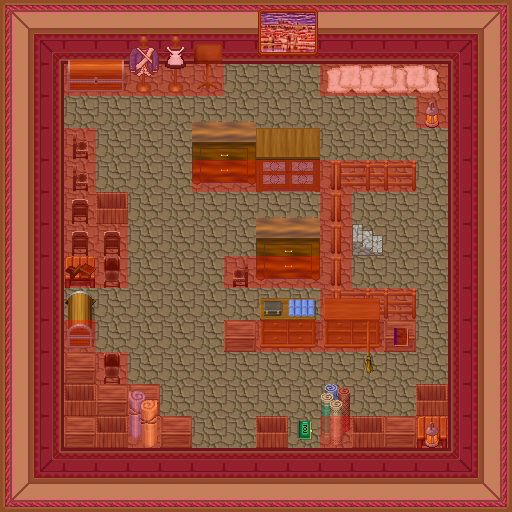

Tiled map render using the project's own tile images. Description and the map definition, with tile-layer contents summarised, below:
An orthogonal 16x16 tile map with 32x32 px tiles, 6 tile layers (0_floor, 1_terrain, 2_object, 3_roof, ...), 1 hidden layer not drawn, 22 tilesets.

<map version="1.0" orientation="orthogonal" renderorder="right-down" width="16" height="16" tilewidth="32" tileheight="32" nextobjectid="1">
 <tileset firstgid="1" name="../../tileset/building/wall/int_green_purple.png" tilewidth="32" tileheight="32" tilecount="28" columns="4">
  <image source="../../tileset/building/wall/int_green_purple.png" width="128" height="224" />
 </tileset>
 <tileset firstgid="29" name="../../tileset/ground/indoor/floor_tiles.png" tilewidth="32" tileheight="32" tilecount="9" columns="3">
  <image source="../../tileset/ground/indoor/floor_tiles.png" width="96" height="96" />
 </tileset>
 <tileset firstgid="38" name="../../tileset/item/chest/chest_2.png" tilewidth="32" tileheight="32" tilecount="6" columns="3">
  <image source="../../tileset/item/chest/chest_2.png" width="96" height="64" />
 </tileset>
 <tileset firstgid="44" name="../../tileset/item/textile/blankets.png" tilewidth="32" tileheight="32" tilecount="12" columns="3">
  <image source="../../tileset/item/textile/blankets.png" width="96" height="128" />
 </tileset>
 <tileset firstgid="56" name="../../tileset/item/pot/wooden_crates.png" tilewidth="32" tileheight="32" tilecount="6" columns="3">
  <image source="../../tileset/item/pot/wooden_crates.png" width="96" height="64" />
 </tileset>
 <tileset firstgid="62" name="../../tileset/item/sacks.png" tilewidth="32" tileheight="32" tilecount="2" columns="2">
  <image source="../../tileset/item/sacks.png" width="64" height="32" />
 </tileset>
 <tileset firstgid="64" name="../../tileset/furniture/light/small_lamp.png" tilewidth="32" tileheight="32" tilecount="4" columns="4">
  <image source="../../tileset/furniture/light/small_lamp.png" width="128" height="32" />
 </tileset>
 <tileset firstgid="68" name="../../tileset/furniture/chair/greenish_grey.png" tilewidth="32" tileheight="32" tilecount="4" columns="2">
  <image source="../../tileset/furniture/chair/greenish_grey.png" width="64" height="64" />
 </tileset>
 <tileset firstgid="72" name="../../tileset/furniture/other/mannequins.png" tilewidth="32" tileheight="32" tilecount="28" columns="7">
  <image source="../../tileset/furniture/other/mannequins.png" width="224" height="128" />
 </tileset>
 <tileset firstgid="100" name="../../tileset/furniture/picture/city_picture.png" tilewidth="32" tileheight="32" tilecount="4" columns="2">
  <image source="../../tileset/furniture/picture/city_picture.png" width="64" height="64" />
 </tileset>
 <tileset firstgid="104" name="../../tileset/furniture/table/square.png" tilewidth="32" tileheight="32" tilecount="1" columns="1">
  <image source="../../tileset/furniture/table/square.png" width="32" height="32" />
 </tileset>
 <tileset firstgid="105" name="../../tileset/building/fence/fence_chunky.png" tilewidth="32" tileheight="32" tilecount="21" columns="3">
  <image source="../../tileset/building/fence/fence_chunky.png" width="96" height="224" />
 </tileset>
 <tileset firstgid="126" name="../../tileset/furniture/kitchen/pie_safe.png" tilewidth="32" tileheight="32" tilecount="4" columns="2">
  <image source="../../tileset/furniture/kitchen/pie_safe.png" width="64" height="64" />
 </tileset>
 <tileset firstgid="130" name="../../tileset/furniture/other/pedestal.png" tilewidth="32" tileheight="32" tilecount="2" columns="1">
  <image source="../../tileset/furniture/other/pedestal.png" width="32" height="64" />
 </tileset>
 <tileset firstgid="132" name="../../tileset/furniture/other/drawer_without_runner.png" tilewidth="32" tileheight="32" tilecount="6" columns="2">
  <image source="../../tileset/furniture/other/drawer_without_runner.png" width="64" height="96" />
 </tileset>
 <tileset firstgid="138" name="../../tileset/furniture/shelve/small_shelf.png" tilewidth="32" tileheight="32" tilecount="8" columns="2">
  <image source="../../tileset/furniture/shelve/small_shelf.png" width="64" height="128" />
 </tileset>
 <tileset firstgid="146" name="../../tileset/item/tools.png" tilewidth="32" tileheight="32" tilecount="9" columns="3">
  <image source="../../tileset/item/tools.png" width="96" height="96" />
 </tileset>
 <tileset firstgid="155" name="../../tileset/item/documents/books2.png" tilewidth="32" tileheight="32" tilecount="4" columns="2">
  <image source="../../tileset/item/documents/books2.png" width="64" height="64" />
 </tileset>
 <tileset firstgid="159" name="../../tileset/logic/collision.png" tilewidth="32" tileheight="32" tilecount="1" columns="1">
  <image source="../../tileset/logic/collision.png" width="32" height="32" />
 </tileset>
 <tileset firstgid="160" name="stairs" tilewidth="32" tileheight="32" tilecount="12" columns="2">
  <image source="../../tileset/building/stairs/stairs.png" width="64" height="192" />
 </tileset>
 <tileset firstgid="172" name="../../tileset/ground/indoor/floors_3.png" tilewidth="32" tileheight="32" tilecount="12" columns="6">
  <image source="../../tileset/ground/indoor/floors_3.png" width="192" height="64" />
 </tileset>
 <tileset firstgid="184" name="protection" tilewidth="32" tileheight="32" tilecount="2" columns="2">
  <image source="../../tileset/logic/protection.png" width="64" height="32" />
 </tileset>
 <layer name="0_floor" width="16" height="16">
  <data>[256 cells, 256 non-empty, 1 distinct tile ids]</data>
 </layer>
 <layer name="1_terrain" width="16" height="16">
  <data>[256 cells, 171 non-empty, 48 distinct tile ids]</data>
 </layer>
 <layer name="2_object" width="16" height="16">
  <data>[256 cells, 15 non-empty, 14 distinct tile ids]</data>
 </layer>
 <layer name="3_roof" width="16" height="16">
  <data>[256 cells, 20 non-empty, 16 distinct tile ids]</data>
 </layer>
 <layer name="objects" width="16" height="16">
  <data>[256 cells, 0 non-empty, 0 distinct tile ids]</data>
 </layer>
 <layer name="collision" width="16" height="16" opacity="0.31">
  <data>[256 cells, 168 non-empty, 1 distinct tile ids]</data>
 </layer>
 <layer name="protection" width="16" height="16" visible="0">
  <data>[256 cells, 256 non-empty, 1 distinct tile ids]</data>
 </layer>
</map>
